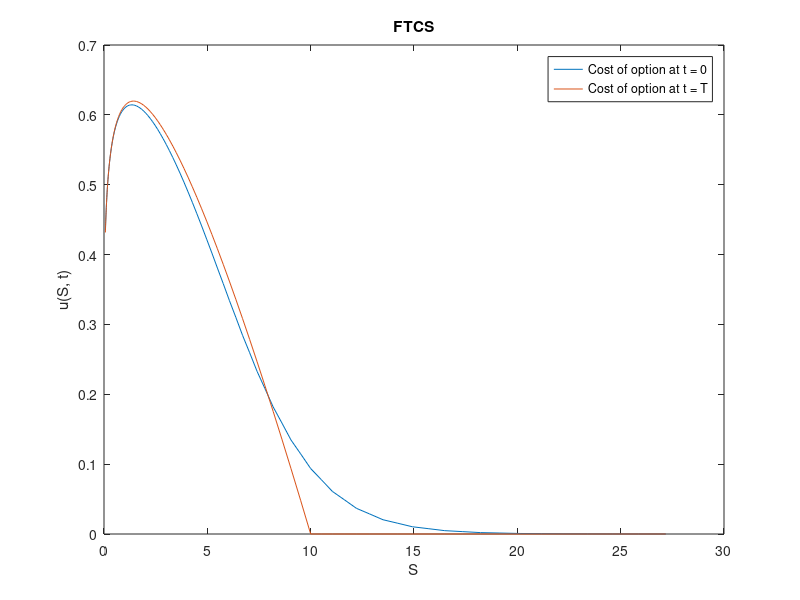
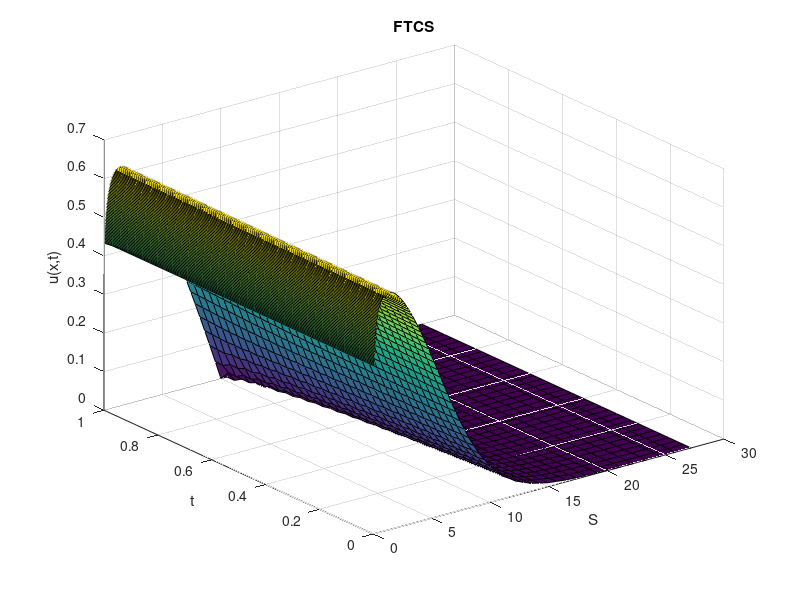
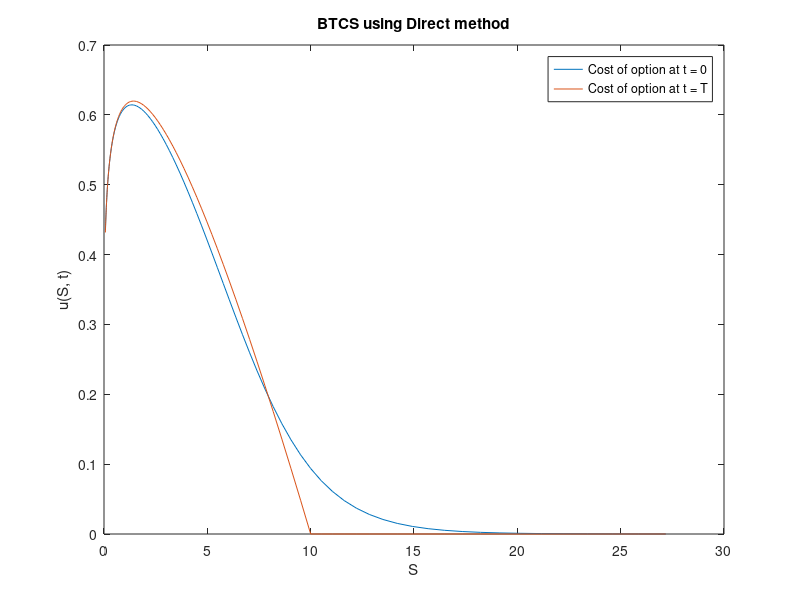
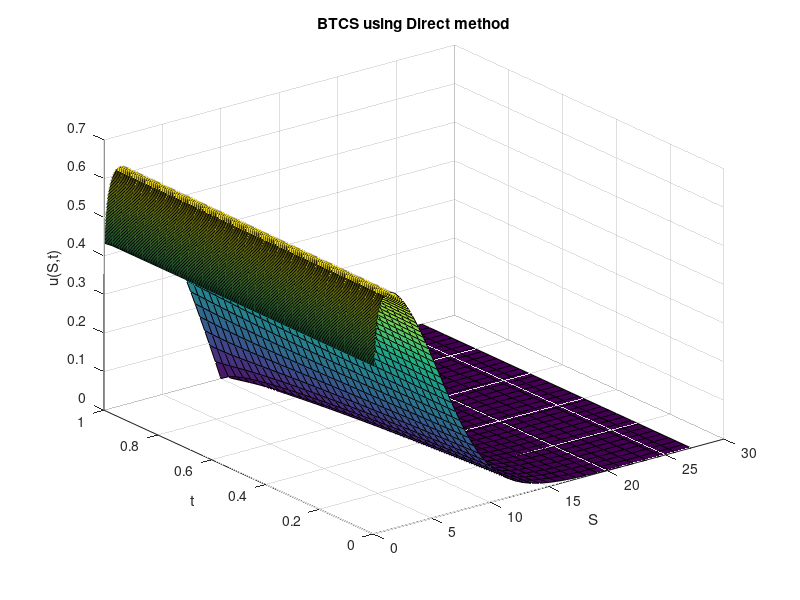

Write MATLAB code to recreate these figures, in order. (Note: this script raises an error after producing the figures.)
function q2
	close all; clear; im_num = 1;
	% Option Parameters
	T = 1;
	K = 10;
	r = 0.06;
	sig = 0.3;
	delta = 0;

	q = 2*r/sig^2;
	qd = 2*(r-delta)/sig^2;

	% Computational Parameters
	x_max = 1;
	x_min = -5;

	h = 0.05;
	k = h^2/2;
	m = (x_max - x_min)/h;
	n = ceil((T*sig^2/2)/k);

	X = x_min:h:x_max;
	Tau = 0:k:T*sig^2/2;

	S = K*exp(X);
	Time = T - 2*Tau/sig^2;

	
	U = FTCS(@fun, @f, @g1, @g2, T*sig^2/2, K, r, sig, delta, q, qd, x_min, x_max, h, k, m, n, X, Tau);
	% length(X), length(U(end, :))
	figure; plot(S, U(end, :)); hold on; plot(S, U(1, :)); hold off;
	legend('Cost of option at t = 0', 'Cost of option at t = T'); xlabel('S'); ylabel('u(S, t)'); title('FTCS');
	saveas(gcf, sprintf('plots/q2_%d.png', im_num)); im_num = im_num + 1;
	figure; surf(S, Time, U); xlabel('S'); ylabel('t'); zlabel('u(x,t)'); title('FTCS');
	saveas(gcf, sprintf('plots/q2_%d.png', im_num)); im_num = im_num + 1;
	
	Methods = ['Direct'; 'GaussS'; 'Jacobi'; 'SOR   '];
	for meth = 1:4
		U = BTCS(@fun, @f, @g1, @g2, T, K, r, sig, delta, q, qd, x_min, x_max, h, k, m, n, X, Tau, Methods(meth, :));
		figure; plot(S, U(end, :)); hold on; plot(S, U(1, :)); hold off;
		legend('Cost of option at t = 0', 'Cost of option at t = T'); xlabel('S'); ylabel('u(S, t)'); title(sprintf('BTCS using %s method', Methods(meth, :)));
		saveas(gcf, sprintf('plots/q2_%d.png', im_num)); im_num = im_num + 1;
		figure; surf(S, Time, U); xlabel('S'); ylabel('t'); zlabel('u(S,t)'); title(sprintf('BTCS using %s method', Methods(meth, :)));
		saveas(gcf, sprintf('plots/q2_%d.png', im_num)); im_num = im_num + 1;
	end

	for meth = 1:4
		U = Crank(@fun, @f, @g1, @g2, T, K, r, sig, delta, q, qd, x_min, x_max, h, k, m, n, X, Tau, Methods(meth, :));
		figure; plot(S, U(end, :)); hold on; plot(S, U(1, :)); hold off;
		legend('Cost of option at t = 0', 'Cost of option at t = T'); xlabel('S'); ylabel('u(S, t)'); title(sprintf('Crank-Nicolson using %s method', Methods(meth, :)));
		saveas(gcf, sprintf('plots/q2_%d.png', im_num)); im_num = im_num + 1;
		figure; surf(S, Time, U); xlabel('S'); ylabel('t'); zlabel('u(S,t)'); title(sprintf('Crank-Nicolson using %s method', Methods(meth, :)));
		saveas(gcf, sprintf('plots/q2_%d.png', im_num)); im_num = im_num + 1;
	end
end

function [y] = fun(x, t)
	y = 0;
end

function [y] = f(x, qd)
	temp1 = zeros(size(x));
	temp2 = exp(x*(qd - 1)/2 ) - exp(x*(qd + 1)/2);
	y = max([temp1; temp2]);
end

function [y] = g1(x, t, qd)
	y = exp(x.*(qd - 1)/2 + t.*(qd - 1)^2/4);
end

function [y] = g2(x, t, qd)
	y = 0;
end

function [U] = FTCS(fun, f, g1, g2, T, K, r, sig, delta, q, qd, x_min, x_max, h, k, m, n, X, Tau)
	fprintf('\nRunning FTCS\n');
	lamda = k / h^2;
	U = zeros(n+1, m+1);

	U(1:end, 1) = g1(x_min, Tau, qd);
	U(1:end, end) = g2(x_max, Tau, qd);
	U(1, 1:end) = f(X, qd);

	for i = 2:n+1
		for j = 2:m
			U(i, j) = lamda*U(i-1,j-1) + (1-2*lamda)*U(i-1,j) + lamda*U(i-1,j+1);
		end
	end

	U;
end

function [U] = BTCS(fun, f, g1, g2, T, K, r, sig, delta, q, qd, x_min, x_max, h, k, m, n, X, Tau, method)
	fprintf('\nRunning BTCS\n');
	fprintf('Using %s method\n', method);
	lamda = k / h^2;
	U = zeros(n+1, m+1);

	U(1:end, 1) = g1(x_min, Tau, qd);
	U(1:end, end) = g2(x_max, Tau, qd);
	U(1, 1:end) = f(X, qd);

	for i = 2:n+1
		A = zeros(m+1, m+1);
		b = zeros(m+1, 1);

		A(1:m+2:end) = 1 + 2*lamda;
		A(2:m+2:end) = -lamda;
		A(m+2:m+2:end) = -lamda;

		A(1,1) = 1;
		A(1,2) = 0;
		A(m+1,m+1) = 1;
		A(m+1,m) = 0;

		b(2:m) = U(i-1,2:m);
		b(1) = U(i,1);
		b(end) = U(i,end);

		if method == 'Direct'
			U(i,:) = (A\b)';
		elseif method == 'GaussS'
			U(i,:) = gauss_seidel(A,b,1000,1e-5);
		elseif method == 'Jacobi'
			U(i,:) = jacobi(A,b,1000,1e-5);
		else
			U(i,:) = sor(A,b,1000,1e-5);
		end			
			
	end

	U;
end

function [U] = Crank(fun, f, g1, g2, T, K, r, sig, delta, q, qd, x_min, x_max, h, k, m, n, X, Tau, method)
	fprintf('\nRunning Crank Nicolson\n');
	fprintf('Using %s method\n', method);
	lamda = k / h^2;
	U = zeros(n+1, m+1);

	U(1:end, 1) = g1(x_min, Tau, qd);
	U(1:end, end) = g2(x_max, Tau, qd);
	U(1, 1:end) = f(X, qd);

	for i = 2:n+1
		A = zeros(m+1, m+1);
		b = zeros(m+1, 1);

		A(1:m+2:end) = 1 + lamda;
		A(2:m+2:end) = -lamda/2;
		A(m+2:m+2:end) = -lamda/2;

		A(1,1) = 1;
		A(1,2) = 0;
		A(m+1,m+1) = 1;
		A(m+1,m) = 0;

		b(2:m) = U(i-1,1:m-1)*lamda/2 + (1-lamda)*U(i-1,2:m) + U(i-1,3:m+1)*lamda/2;
		b(1) = U(i,1);
		b(end) = U(i,end);

		if method == 'Direct'
			U(i,:) = (A\b)';
		elseif method == 'GaussS'
			U(i,:) = gauss_seidel(A,b,1000,1e-5);
		elseif method == 'Jacobi'
			U(i,:) = jacobi(A,b,1000,1e-5);
		else
			U(i,:) = sor(A,b,1000,1e-5);
		end	
	end

	U;
end